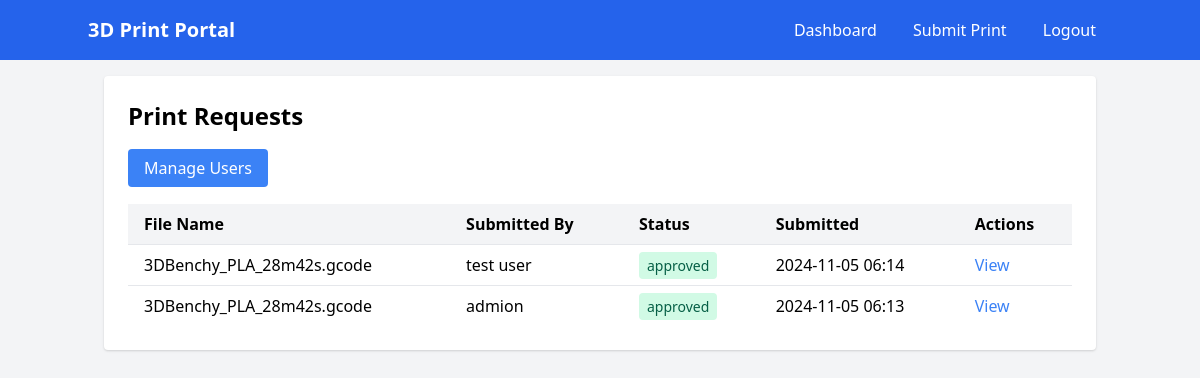
Page /dashboard (signed in) on the earlier database version.
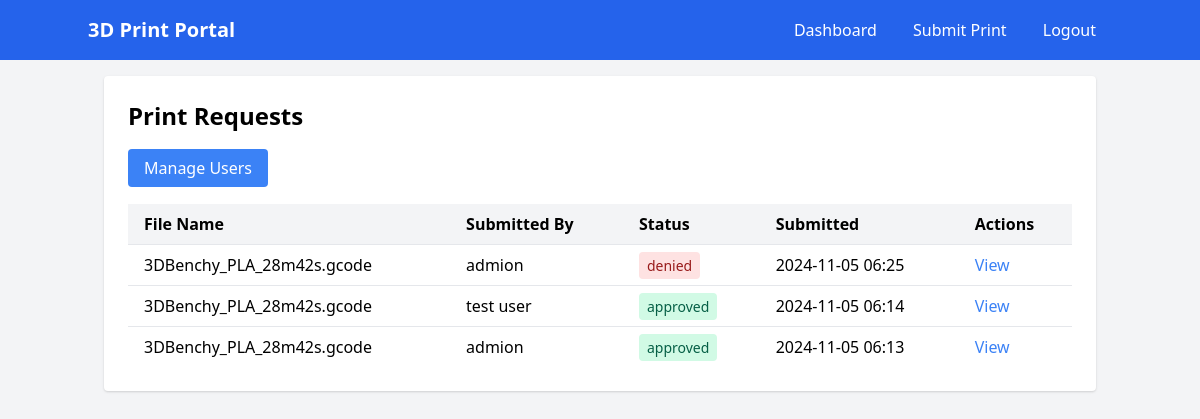
Same page on the later database version.
### app.py (models this page shows)
class PrintRequest(db.Model):
    id = db.Column(db.Integer, primary_key=True)
    filename = db.Column(db.String(120), nullable=False)
    filepath = db.Column(db.String(200), nullable=False)
    status = db.Column(db.String(20), default="pending")
    timestamp = db.Column(db.DateTime, default=datetime.utcnow)
    user_id = db.Column(db.Integer, db.ForeignKey("user.id"), nullable=False)
    notes = db.Column(db.Text)
    estimated_time = db.Column(db.Integer)
    material_type = db.Column(db.String(50))
    material_amount = db.Column(db.Float)
    layer_height = db.Column(db.Float)

class User(UserMixin, db.Model):
    id = db.Column(db.Integer, primary_key=True)
    username = db.Column(db.String(80), unique=True, nullable=False)
    email = db.Column(db.String(120), unique=True, nullable=False)
    id_number = db.Column(db.String(20), unique=True, nullable=False)
    password_hash = db.Column(db.String(120), nullable=False)
    is_admin = db.Column(db.Boolean, default=False)
    print_requests = db.relationship("PrintRequest", backref="user", lazy=True)

### app.py (the view)
@app.route("/dashboard")
@login_required
def dashboard():
    if current_user.is_admin:
        print_requests = PrintRequest.query.order_by(
            PrintRequest.timestamp.desc()
        ).all()
    else:
        print_requests = (
            PrintRequest.query.filter_by(user_id=current_user.id)
            .order_by(PrintRequest.timestamp.desc())
            .all()
        )
    return render_template("dashboard.html", print_requests=print_requests)

### app.py (called while the page is built)
@login_manager.user_loader
def load_user(user_id):
    return User.query.get(int(user_id))

### templates/dashboard.html
{% extends "base.html" %}
{% block content %}
<div class="bg-white p-6 rounded shadow">
    <h2 class="text-2xl font-bold mb-6">Print Requests</h2>
    {% if current_user.is_admin %}
    <div class="mb-6">
        <a href="{{ url_for('manage_users') }}"
           class="bg-blue-500 text-white px-4 py-2 rounded hover:bg-blue-600">
            Manage Users
        </a>
    </div>
    {% endif %}
    <table class="w-full">
        <thead>
            <tr class="bg-gray-100">
                <th class="px-4 py-2 text-left">File Name</th>
                <th class="px-4 py-2 text-left">Submitted By</th>
                <th class="px-4 py-2 text-left">Status</th>
                <th class="px-4 py-2 text-left">Submitted</th>
                <th class="px-4 py-2 text-left">Actions</th>
            </tr>
        </thead>
        <tbody>
            {% for request in print_requests %}
            <tr class="border-t">
                <td class="px-4 py-2">{{ request.filename }}</td>
                <td class="px-4 py-2">{{ request.user.username }}</td>
                <td class="px-4 py-2">
                    <span class="px-2 py-1 rounded text-sm
                        {% if request.status == 'pending' %}bg-yellow-100 text-yellow-800
                        {% elif request.status == 'approved' %}bg-green-100 text-green-800
                        {% elif request.status == 'denied' %}bg-red-100 text-red-800
                        {% endif %}">
                        {{ request.status }}
                    </span>
                </td>
                <td class="px-4 py-2">{{ request.timestamp.strftime('%Y-%m-%d %H:%M') }}</td>
                <td class="px-4 py-2">
                    <a href="{{ url_for('view_request', request_id=request.id) }}"
                       class="text-blue-500 hover:text-blue-700">View</a>
                </td>
            </tr>
            {% endfor %}
        </tbody>
    </table>
</div>
{% endblock %}

### templates/base.html (shortened to what this page needs)
<!DOCTYPE html>
<html lang="en">
<head>
    <link href="https://cdn.jsdelivr.net/npm/tailwindcss@2.2.19/dist/tailwind.min.css" rel="stylesheet">
</head>
<body class="bg-gray-100">
    <nav class="bg-blue-600 p-4 text-white">
        <div class="container mx-auto flex justify-between items-center">
            <a href="{{ url_for('index') }}" class="text-xl font-bold">3D Print Portal</a>
            {% if current_user.is_authenticated %}
            <div>
                <a href="{{ url_for('dashboard') }}" class="px-4 py-2">Dashboard</a>
                <a href="{{ url_for('submit_print') }}" class="px-4 py-2">Submit Print</a>
                <a href="{{ url_for('logout') }}" class="px-4 py-2">Logout</a>
            </div>
            {% endif %}
        </div>
    </nav>
    <div class="container mx-auto p-4">
        {% block content %}{% endblock %}
    </div>
</body>
</html>

Differences in the rows shown:
added PrintRequest: filename "3DBenchy_PLA_28m42s.gcode", user.username "admion", status "denied", timestamp "2024-11-05 06:25"
